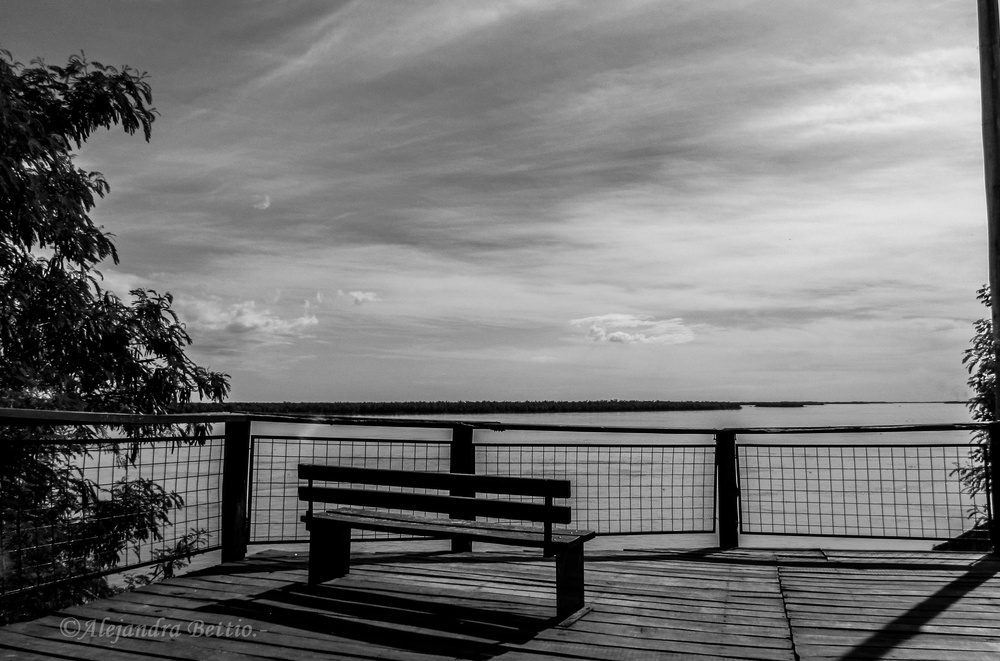
#> input picture TP2/imagen1.jpg, 1000 x 661 px, shrunk from 2750 x 1818 before the run, given in place of memaso.png, which was not available
$ python peorSolucion.py
#> lines starting #> are read from the running program, lines starting #| are printed output that depends on the picture; after the words box and inside, x2 and y2 are one past the last pixel; in counts of white or black regions, pixels touching at a corner belong together; pictures that were not available may be replaced by others from this repository, and a replacement may not be noted
import numpy as np
import cv2
import matplotlib.pyplot as plt
from PIL import Image


def leer_gris(ruta):
#> called with ruta = 'memaso.png'
    return np.asarray(Image.open(ruta).convert("L"))
#> call 2 of leer_gris, with ruta = 'wp.png'
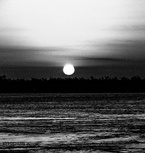
#> input picture TP2/imagen_oculta.jpg, 145 x 153 px, shrunk from 400 x 421 before the run, given in place of wp.png, which was not available


def crear_mascara_alta_frecuencia(shape, radio_interno=50):
    h, w = shape
    cx, cy = w // 2, h // 2
    y, x = np.ogrid[:h, :w]
    dist = np.sqrt((x - cx)**2 + (y - cy)**2)
    return dist >= radio_interno


def int_a_bits16(n):
    return np.unpackbits(np.array([n], dtype=">u2").view(np.uint8))


def bits16_a_int(bits):
    bits = bits[:16]
    byte_array = np.packbits(bits)
    return int.from_bytes(byte_array, byteorder="big")


def ocultar(portadora, oculta, radio=50, salida="imagen_estego.png"):
#> called with radio = 50, salida = 'imagen_estego.png'
    h, w = portadora.shape
#> h = 661; w = 1000
    tf = np.fft.fft2(portadora)
    tf_shifted = np.fft.fftshift(tf)

    mask = crear_mascara_alta_frecuencia((h, w), radio)
    idxs = np.argwhere(mask)
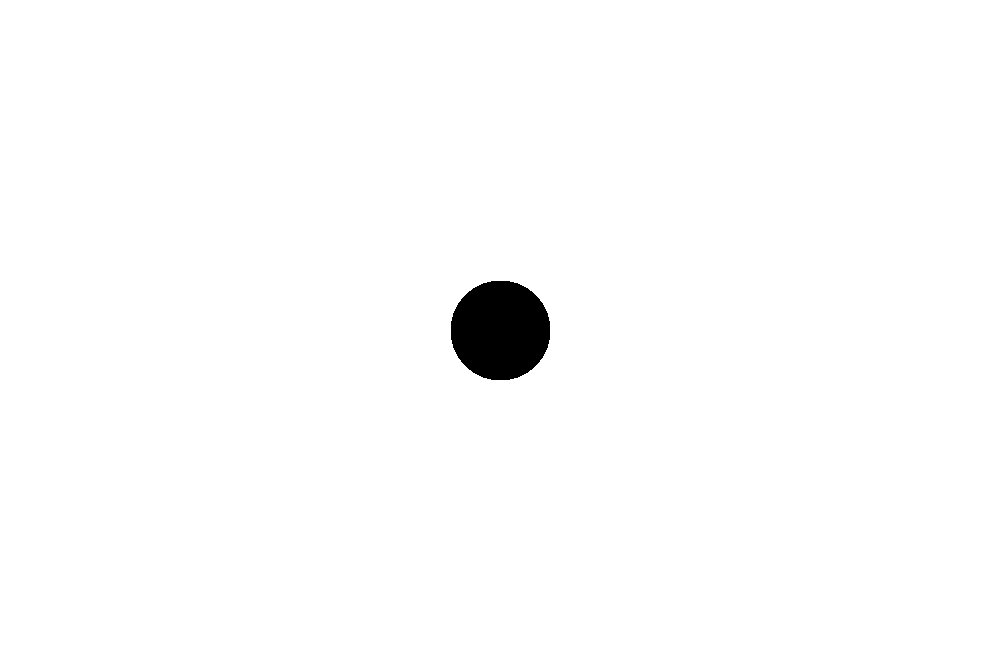
#> mask: shape (661, 1000) bool; 98.8% white; 1 black region, box (x1, y1, x2, y2) and area: (451, 281, 550, 380) 7825

    max_bits = len(idxs) * 2
#> max_bits = 1306350
    alto, ancho = oculta.shape
#> alto = 153; ancho = 145

    header = np.concatenate([int_a_bits16(alto), int_a_bits16(ancho)])
    bits_data = np.unpackbits(oculta.flatten())
    total_bits = np.concatenate([header, bits_data])

    if len(total_bits) > max_bits:
        print("⚠️ Imagen oculta demasiado grande. Redimensionando.")
        max_pix = (max_bits - 32) // 8
        lado = int(np.floor(np.sqrt(max_pix)))
        oculta = cv2.resize(oculta, (lado, lado), interpolation=cv2.INTER_AREA)
        alto, ancho = oculta.shape
        header = np.concatenate([int_a_bits16(alto), int_a_bits16(ancho)])
        bits_data = np.unpackbits(oculta.flatten())
        total_bits = np.concatenate([header, bits_data])

    print(f"[INFO] Bits ocultados: {len(total_bits)}")
#| [INFO] Bits ocultados: 177512
    print(f"[INFO] Imagen oculta: {alto}x{ancho}")
#| [INFO] Imagen oculta: 153x145

    real = np.real(tf_shifted)
    imag = np.imag(tf_shifted)

    for i, (y, x) in enumerate(idxs[:len(total_bits) // 2]):
        bit_r = total_bits[2 * i]
        bit_i = total_bits[2 * i + 1]
        real[y, x] = abs(real[y, x]) * (-1 if bit_r else 1)
        imag[y, x] = abs(imag[y, x]) * (-1 if bit_i else 1)
#> this loop made 88756 passes
#> (bit_r, bit_i) on passes 1 to 3: (0, 0), (0, 0), (0, 0)
#> imag: shape (661, 1000) float64; min -12482407.9, max 12482407.9, mean 41.6
#> real: shape (661, 1000) float64; min -7279985.2, max 76906873, mean 139.9

    tf_mod = np.fft.ifftshift(real + 1j * imag)
    img_mod = np.fft.ifft2(tf_mod)
    img_mod = np.abs(img_mod)
    img_mod = np.clip(img_mod, 0, 255).astype(np.uint8)

    Image.fromarray(img_mod).save(salida)
    print(f"[INFO] Imagen estego guardada como {salida}")


def extraer(ruta_estego, radio=50):
#> called with ruta_estego = 'imagen_estego.png', radio = 50
    img = np.asarray(Image.open(ruta_estego).convert("L"))
    h, w = img.shape
#> h = 661; w = 1000
    tf = np.fft.fft2(img)
    tf_shifted = np.fft.fftshift(tf)

    mask = crear_mascara_alta_frecuencia((h, w), radio)
    idxs = np.argwhere(mask)

    bits = []
    for (y, x) in idxs:
        bits.append(0 if tf_shifted[y, x].real >= 0 else 1)
        bits.append(0 if tf_shifted[y, x].imag >= 0 else 1)
#> after the loop, bits = 1306350 items

    bits = np.array(bits, dtype=np.uint8)

    if len(bits) < 32:
        print("❌ Encabezado insuficiente.")
        return np.zeros((10, 10), dtype=np.uint8)

    alto = bits16_a_int(bits[:16])
#> in bits16_a_int, `bits = bits[:16]`: bits = [0, 0, 0, 1, 1, 0, 1, 0, 1, 0, 0, 0, 1, 0, 1, 0]
#> in bits16_a_int, `byte_array = np.packbits(bits)`: byte_array = [26, 138]
#> alto = 6794
    ancho = bits16_a_int(bits[16:32])
#> ancho = 32913
    bits_esperados = alto * ancho * 8
#> bits_esperados = 1788887376

    print(f"[INFO] Bits extraídos: {len(bits)}")
#| [INFO] Bits extraídos: 1306350
    print(f"[INFO] Dimensiones recuperadas: {alto}x{ancho}")
#| [INFO] Dimensiones recuperadas: 6794x32913
    print(f"[INFO] Bits necesarios: {bits_esperados}")
#| [INFO] Bits necesarios: 1788887376

    if len(bits[32:]) < bits_esperados:
        print("⚠️ Datos incompletos. Recuperación parcial.")
        bits_extra = np.zeros(bits_esperados, dtype=np.uint8)
        bits_extra[:len(bits[32:])] = bits[32:]
        datos = bits_extra
    else:
        datos = bits[32:32 + bits_esperados]

    try:
        img_oculta = np.packbits(datos).reshape((alto, ancho))
    except Exception as e:
        print(f"❌ Error al reconstruir la imagen: {e}")
        return np.zeros((10, 10), dtype=np.uint8)

    return img_oculta


if __name__ == "__main__":
    # Leer imágenes
    portadora = leer_gris("memaso.png")
    oculta = leer_gris("wp.png")

    # Ocultamiento
    ocultar(portadora, oculta, radio=50, salida="imagen_estego.png")

    # Recuperación desde disco
    recuperada = extraer("imagen_estego.png", radio=50)

    # Guardar imagen recuperada
    Image.fromarray(recuperada).save("imagen_recuperada.png")
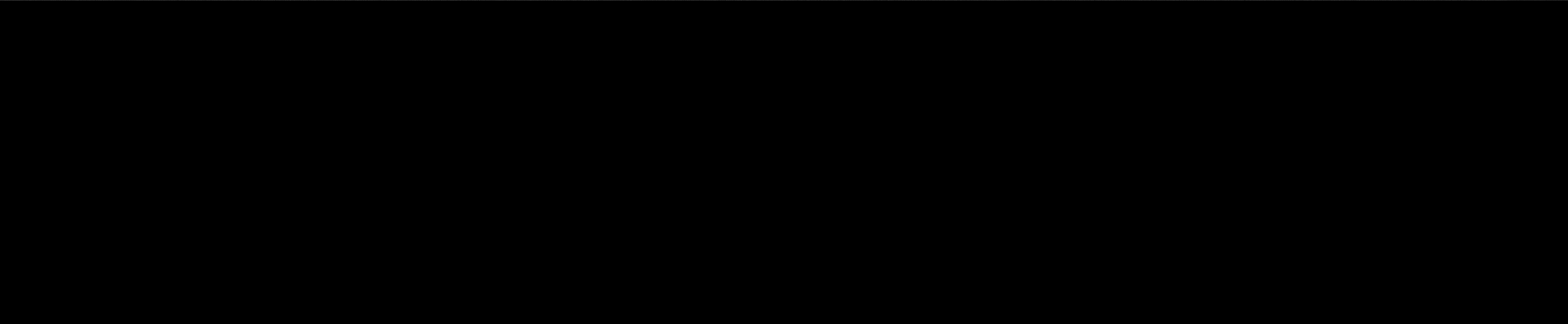
#> saved as imagen_recuperada.png: PIL image 32913x6794 L (shown at 1/21 size); min 0, max 255, mean 0.1

    # Mostrar resultados
    estego = leer_gris("imagen_estego.png")

    plt.figure(figsize=(10, 8))

    plt.subplot(2, 2, 1)
    plt.title("Imagen Portadora")
    plt.imshow(portadora, cmap='gray')
    plt.axis('off')

    plt.subplot(2, 2, 2)
    plt.title("Imagen Estego")
    plt.imshow(estego, cmap='gray')
    plt.axis('off')

    plt.subplot(2, 2, 3)
    plt.title("Imagen Oculta Original")
    plt.imshow(oculta, cmap='gray')
    plt.axis('off')

    plt.subplot(2, 2, 4)
    plt.title("Imagen Oculta Recuperada")
    plt.imshow(recuperada, cmap='gray')
    plt.axis('off')

    plt.tight_layout()
    plt.show()
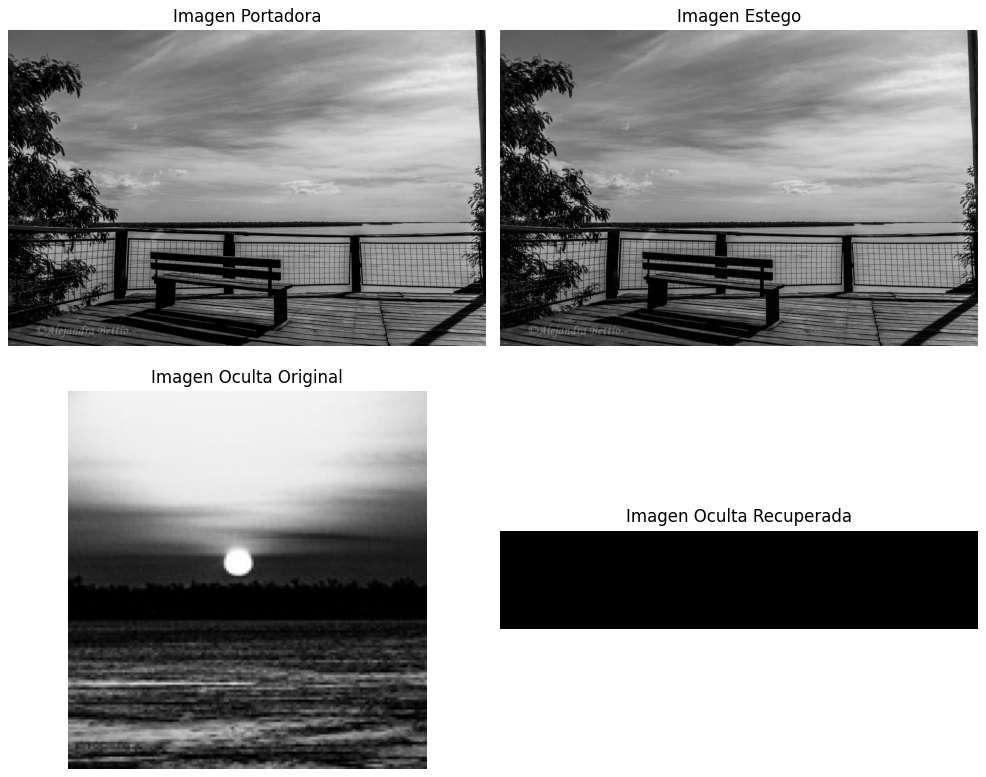
#> figure drawn by matplotlib, 4 panels
